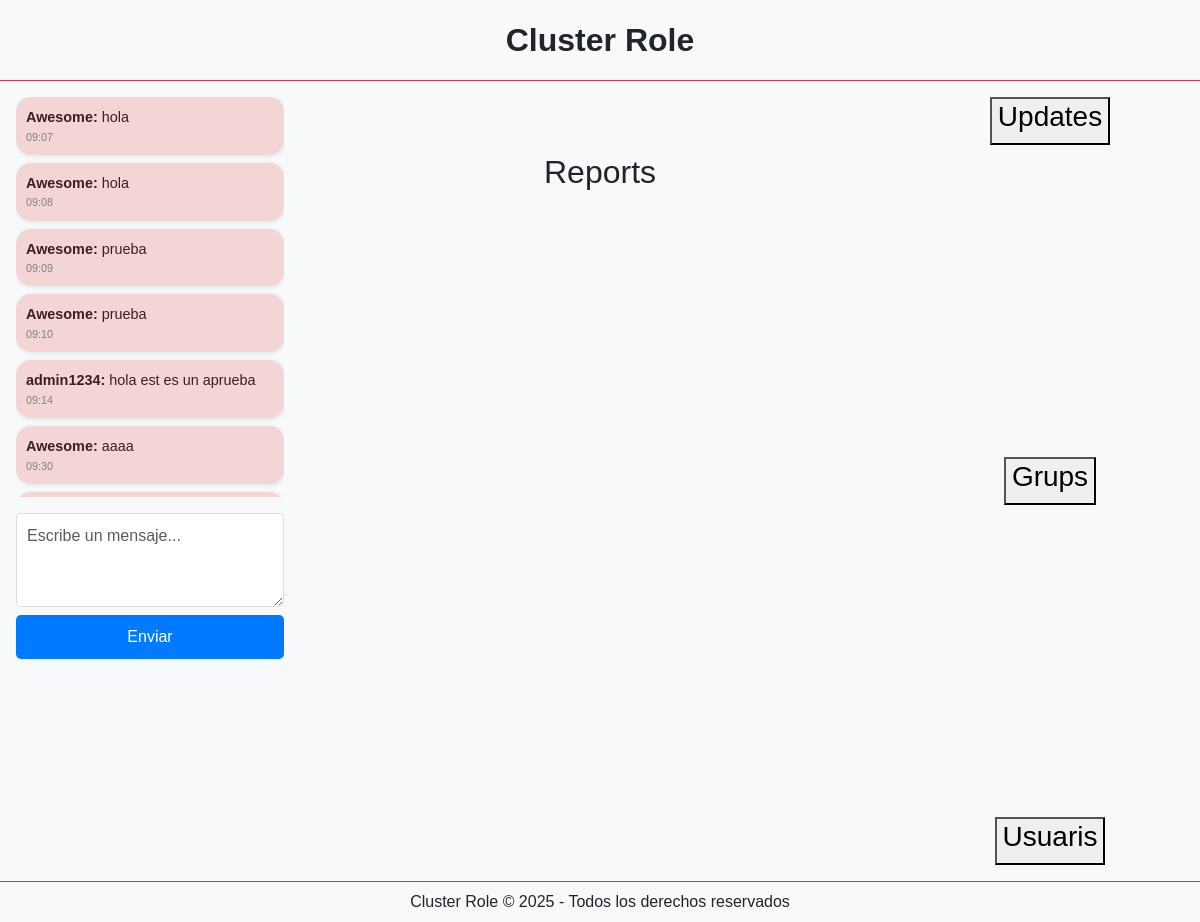
Page /plana_administracio/admin.php on the committed database.
### tables this page shows
CREATE TABLE IF NOT EXISTS `chat` (
  `id_chat` int NOT NULL AUTO_INCREMENT,
  `id_user` int DEFAULT NULL,
  `text` varchar(100) DEFAULT NULL,
  `date` datetime DEFAULT CURRENT_TIMESTAMP,
  PRIMARY KEY (`id_chat`),
  KEY `id_user` (`id_user`)
);

CREATE TABLE IF NOT EXISTS `usuarios` (
  `id_user` int NOT NULL AUTO_INCREMENT,
  `user_name` varchar(20) DEFAULT NULL,
  `contraseña` varchar(100) DEFAULT NULL,
  `email` varchar(20) DEFAULT NULL,
  `creation_date` datetime DEFAULT CURRENT_TIMESTAMP,
  `estado` varchar(200) NOT NULL,
  `positivo` int DEFAULT '0',
  `negativo` int DEFAULT '0',
  `profile_photo` blob,
  `premium` tinyint(1) DEFAULT NULL,
  `baneo` tinyint(1) DEFAULT NULL,
  `administrador` tinyint(1) DEFAULT NULL,
  PRIMARY KEY (`id_user`)
);

### plana_administracio/obtener_mensajes.php (the view, shortened to what this page needs)
<?php
include 'conexion.php';
$consulta = "
  SELECT chat.text, chat.date, usuarios.user_name
  FROM chat
  JOIN chat_usuarios ON chat.id_chat = chat_usuarios.id_chat
  JOIN usuarios ON chat_usuarios.id_usuarios = usuarios.id_user
";
$resultado = $conn->query($consulta);
if ($resultado && $resultado->num_rows > 0) {
  while ($row = $resultado->fetch_assoc()) {
    echo '<div class="chat-bubble mb-2">';
    echo '<strong>' . htmlspecialchars($row['user_name']) . ':</strong> ';
    echo htmlspecialchars($row['text']);
    echo '<div style="font-size: 0.75em; color: gray;">' . date('H:i', strtotime($row['date'])) . '</div>';
    echo '</div>';
  }
} else {
  echo '<div class="alerta mb-2">No hay mensajes aún.</div>';
}
?>

### plana_administracio/styles.css (style rules this page uses)
body { font-family: Arial, sans-serif; margin: 0; padding: 0; background-color: #f4f4f9; }
.chat-bubble { background-color: #f3d5d5; padding: 10px; border-radius: 15px; box-shadow: 1px 1px 5px rgba(0, 0, 0, 0.1); font-size: 0.9rem; color: #3d1f1f; }

### rows in the picture
chat: id_user.user_name "Awesome", text "hola", date "09:07"
chat: id_user.user_name "Awesome", text "hola", date "09:08"
chat: id_user.user_name "Awesome", text "prueba", date "09:09"
chat: id_user.user_name "Awesome", text "prueba", date "09:10"
chat: id_user.user_name "admin1234", text "hola est es un aprueba", date "09:14"
chat: id_user.user_name "Awesome", text "aaaa", date "09:30"
